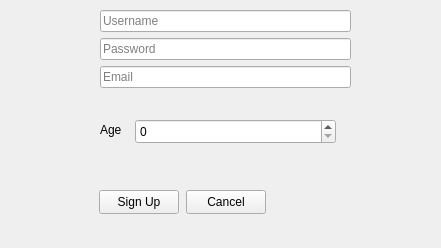
<?xml version="1.0" encoding="UTF-8"?>
<ui version="4.0">
 <class>next</class>
 <widget class="QWidget" name="next">
  <property name="enabled">
   <bool>true</bool>
  </property>
  <property name="geometry">
   <rect>
    <x>0</x>
    <y>0</y>
    <width>441</width>
    <height>248</height>
   </rect>
  </property>
  <property name="windowTitle">
   <string>Form</string>
  </property>
  <property name="autoFillBackground">
   <bool>false</bool>
  </property>
  <widget class="QWidget" name="gridLayoutWidget">
   <property name="geometry">
    <rect>
     <x>100</x>
     <y>10</y>
     <width>251</width>
     <height>171</height>
    </rect>
   </property>
   <layout class="QGridLayout" name="gridLayout">
    <item row="0" column="0">
     <widget class="QLineEdit" name="usernameLineEdit">
      <property name="placeholderText">
       <string>Username</string>
      </property>
     </widget>
    </item>
    <item row="2" column="0">
     <widget class="QLineEdit" name="emailLineEdit">
      <property name="placeholderText">
       <string>Email</string>
      </property>
     </widget>
    </item>
    <item row="1" column="0">
     <widget class="QLineEdit" name="passwordLineEdit">
      <property name="placeholderText">
       <string>Password</string>
      </property>
     </widget>
    </item>
    <item row="3" column="0">
     <layout class="QHBoxLayout" name="horizontalLayout">
      <item>
       <widget class="QWidget" name="widget" native="true">
        <widget class="QLabel" name="label">
         <property name="geometry">
          <rect>
           <x>0</x>
           <y>20</y>
           <width>31</width>
           <height>31</height>
          </rect>
         </property>
         <property name="text">
          <string>Age </string>
         </property>
        </widget>
        <widget class="QSpinBox" name="ageSpinBox">
         <property name="geometry">
          <rect>
           <x>35</x>
           <y>25</y>
           <width>201</width>
           <height>25</height>
          </rect>
         </property>
         <property name="maximum">
          <number>150</number>
         </property>
        </widget>
       </widget>
      </item>
     </layout>
    </item>
   </layout>
  </widget>
  <widget class="QPushButton" name="signupButton">
   <property name="geometry">
    <rect>
     <x>99</x>
     <y>190</y>
     <width>80</width>
     <height>24</height>
    </rect>
   </property>
   <property name="text">
    <string>Sign Up</string>
   </property>
  </widget>
  <widget class="QPushButton" name="cancelButton">
   <property name="geometry">
    <rect>
     <x>186</x>
     <y>190</y>
     <width>80</width>
     <height>24</height>
    </rect>
   </property>
   <property name="text">
    <string>Cancel</string>
   </property>
  </widget>
 </widget>
 <resources/>
 <connections/>
</ui>
